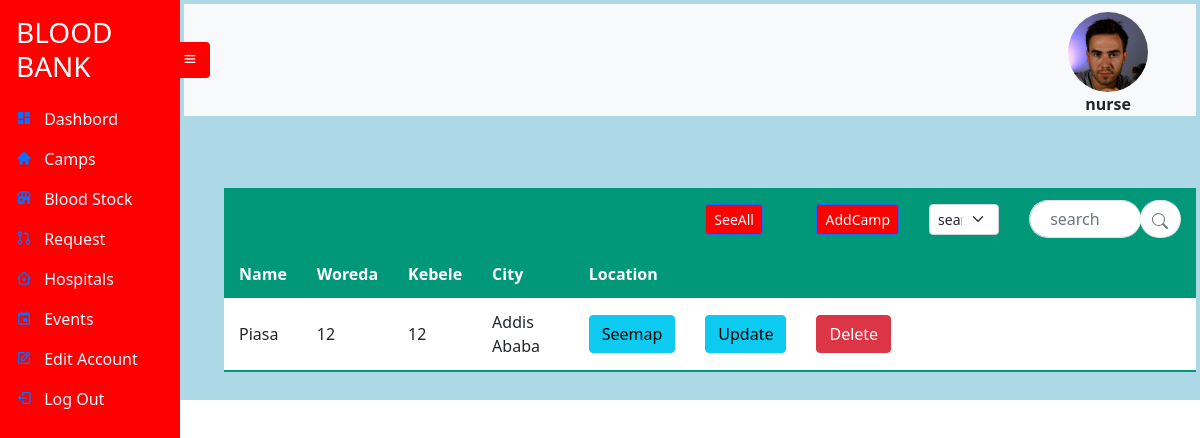
Page /camps/notall (signed in) on the committed database.
### UserAccount/models.py (models this page shows, shortened)
class UserRegistration(models.Model):
    User_id = models.UUIDField(default=uuid.uuid4, unique=True,
                          primary_key=True, editable=False)
    FirstName = models.CharField(max_length=20 , null=True , blank=True)
    LastName = models.CharField(max_length=20 , null=True , blank=True)
    Address_id = models.OneToOneField(Address , on_delete=models.CASCADE)
    Age = models.IntegerField(null=True , blank=True)
    Account_id = models.OneToOneField(Account , on_delete=models.CASCADE)
    ProfilePic= models.FileField(null=True, blank=True, upload_to='profilepic/', default="profilepic/defaultprofile.jpeg")

class Account(AbstractUser):
    Role = models.CharField(max_length=25, null=True , blank=True)

### Event/models.py (models this page shows)
class Camp(models.Model):
    Camps_id = models.UUIDField(default=uuid.uuid4, unique=True,
                          primary_key=True, editable=False)
    CampsName = models.CharField(max_length=10)
    CampsWoreda = models.CharField(max_length=50)
    CampsKebele = models.IntegerField()
    city = models.CharField(max_length=255 , null=True)
    Location = models.CharField(max_length=1000 ,null=True)

### Event/views.py (the view, shortened to what this page needs)
# urls.py: path('camps/', views.Camps, name='camps'),
def Camps(request , type):
    camps = None
    try:
        if(type=='all'):
            camps=Camp.objects.all()
        elif(type=='notall'):
            camps=Camp.objects.all()[0:5]
    except:
        camps=None
    context={'camps':camps , 'account':bbmanagerstate(request)['account']}
    return render(request ,'bbmanager/camps.html' , context)

### Event/views.py (called while the page is built)
def bbmanagerstate(request):
    bbmanager = request.user
    account = UserRegistration.objects.get(Account_id=bbmanager.id)
    context={'account':account}
    return context

### templates/bbmanager/camps.html (shortened to what this page needs)
{% extends 'bbmanager/bbmanager.html' %}
{% block content %}
<br>
<br>
<table class="styled-table">
    <thead>
         <tr>
             <th></th>
             <th></th>
             <th></th>
             <th></th>
             <th></th>
           <th><a href="{% url 'camps' 'all' %}"> <button type="button" class="btn btn-primary btn-sm" style= "background-color: red;">SeeAll</button></a>
            </th>
            <th><a href="{% url 'addcamp' %}"><button type="button" class="btn btn-primary btn-sm" style= "background-color: red;">AddCamp</button></a>
            </th>
            <form method="post" action="{% url 'camps' 'searched' %}">
             <th>
              <select class="form-select form-select-sm" name='searchby' aria-label=".form-select-sm example">
              <option selected>searchby</option>
            </select>
            </th>
            <th>
              <div class="input-group">
                <input class="form-control border-end-0 border rounded-pill" name='searched' placeholder="search" id="example-search-input">
                <span class="input-group-append">
                    <button type="submit" class="btn btn-outline-secondary bg-white border-start-0 border rounded-pill ms-n3">
                    </button>
                </span>
              </div>
            </th>
             </form>
          </tr>
        <tr>
            <th>Name</th>
            <th>Woreda</th>
            <th>Kebele</th>
            <th>City</th>
            <th>Location</th>
            <th></th>
            <th></th>
            <th></th>
             <th></th>
        </tr>
    </thead>
    <tbody>
      {% if camps %}
      {% for camp in camps %}
        <tr>
          <td>{{ camp.CampsName }}</td>
          <td>{{ camp.CampsWoreda }}</td>
          <td>{{ camp.CampsKebele }}</td>
          <td>{{ camp.city }}</td>
          <td><a href="{% url 'seecamps' camp.Camps_id %}"><button type="button" class="btn btn-info">Seemap</button></a></td>&nbsp;
          <td><a href="{% url 'updatecamp' camp.Camps_id %}"><button type="button" class="btn btn-info">Update</button></a></td>&nbsp;
          <td><a href="{% url 'deletecamp'  camp.Camps_id  %}"><button type="button" class="btn btn-danger">Delete</button></a></td>
          <td></td>
          <td></td>
        </tr>
      {% endfor %}
      {% endif %}
    </tbody>
  </table>
  <br>
{% endblock %}

### templates/bbmanager/bbmanager.html (shortened to what this page needs)
{% extends 'sidebarbase.html' %}
{% block content1 %}
    <div
      class="side-navbar active-nav d-flex justify-content-between flex-wrap flex-column"
      id="sidebar"
    >
      <ul class="nav flex-column text-white w-100">
        <a href="{% url 'bbdashbord' 'notall' %}" class="nav-link h3 text-white my-2">
          BLOOD BANK
        </a>
        <li class="nav-link">
          <i class="bx bxs-dashboard"></i>
          <span class="mx-2" ><a class="inner-anchor"  href="{% url 'bbdashbord' 'notall' %}"> Dashbord</a></span>
        </li>
        <li class="nav-link">
          <i class="bx bxs-home"></i>
          <span class="mx-2" ><a class="inner-anchor" href="{% url 'camps' 'notall' %}"> Camps</a></span>
        </li>
        <li class="nav-link">
          <i class="bx bxs-store"></i>
          <span class="mx-2" ><a class="inner-anchor" href="{% url 'bloodstock' %}"> Blood Stock</a></span>
        </li>
        <li class="nav-link">
          <i class="bx bx-git-pull-request"></i>
          <span class="mx-2" ><a class="inner-anchor" href="{% url 'hospitalrequest' 'notall' %}"> Request</a></span>
        </li>
        <li  class="nav-link">
          <i class="bx bx-clinic"></i>
          <span class="mx-2" ><a class="inner-anchor" href="{% url 'hospitals' 'notall' %}"> Hospitals</a></span>
        </li>
        <li class="nav-link">
          <i class="bx bx-calendar-event"></i>
          <span class="mx-2" ><a class="inner-anchor" href="{% url 'events' 'notall' %}"> Events</a></span>
        </li>
        <li class="nav-link">
          <i class="bx bx-edit"></i>
          <span class="mx-2" ><a class="inner-anchor" href="{% url 'editpassword'  %}"> Edit Account</a></span>
        </li>
        <li class="nav-link">
          <i class="bx bx-log-out"></i>
          <span class="mx-2" ><a class="inner-anchor" href="{% url 'logout' %}" > Log Out </a></span>
        </li>
      </ul>
    </div>
    <div class="p-1 my-container active-cont" style="background-color:lightblue">
      <nav class="navbar top-navbar navbar-light bg-light px-5">
        <a class="btn border-0" id="menu-btn"><i class="bx bx-menu"></i></a>
        <figure id="image">
          <img src="/static/images/{{ account.ProfilePic }}" style="height: 80px;
          width: 80px;
          border-radius: 50%; " >
          <figcaption style="text-align: center;"><b>{{user.username}}</b></figcaption>
        </figure>
              </nav>
      {% block content %}
      {% endblock %}
{% endblock %}

### static/styles/sidebar.css (style rules this page uses)
* { margin: 0; padding: 0; box-sizing: border-box; }
body { min-height: 100vh; background-color: #fff; }
.side-navbar { width: 180px; height: 100%; position: fixed; margin-left: -300px; background-color: red; transition: 0.5s; }
.my-container { transition: 0.4s; }
.active-nav { margin-left: 0; }
.active-cont { margin-left: 180px; }
#menu-btn { background-color: red ; color: #fff; margin-left: -62px; }
#image { max-width: 300px; height: 80px; border-radius: 50%; top: 10px; right: 0px; }
.my-container input { border-radius: 2rem; padding: 2px 20px; }
.inner-anchor { color: aliceblue; text-decoration: black; }
.styled-table thead tr { background-color: #009879; color: #ffffff; text-align: left; }
.styled-table th, .styled-table td { padding: 12px 15px; }
.styled-table tbody tr { border-bottom: 1px solid #dddddd; }
.styled-table tbody tr:last-of-type { border-bottom: 2px solid #009879; }
.styled-table { margin-left: 40px; }
.styled-table tbody { background-color: white; }

### rows in the picture
UserRegistration: ProfilePic (picture)
Account: username "nurse"
Camp: CampsName "Piasa", CampsWoreda "12", CampsKebele "12", city "Addis Ababa"
